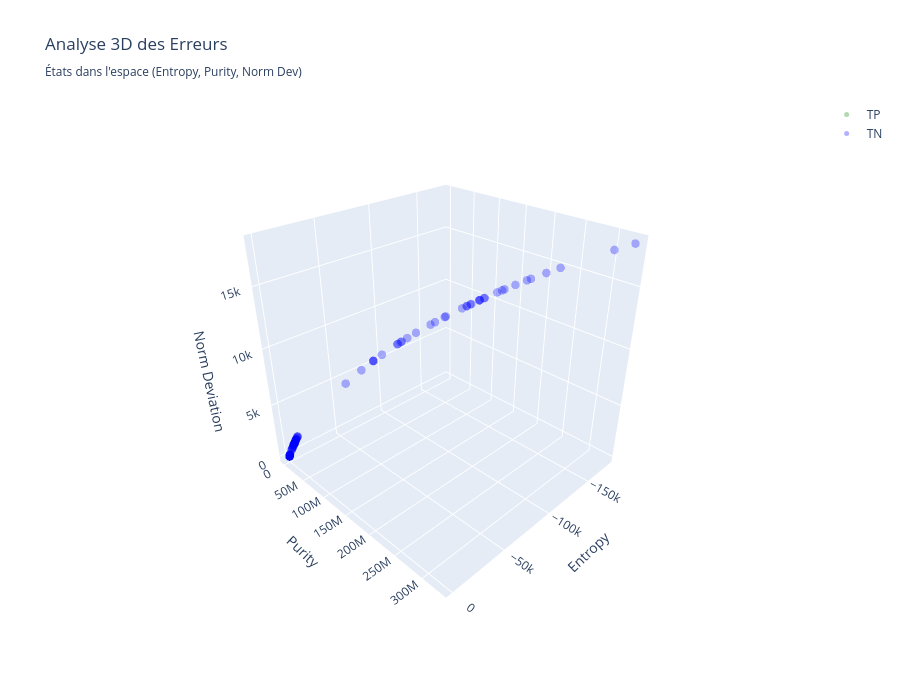

Here is the notebook cell this chart was saved with:
### Code cell
# Visualisation 3D interactive
color_map = {'TP': 'green', 'TN': 'blue', 'FP': 'red', 'FN': 'orange'}

fig = go.Figure()

for pred_type in ['TP', 'TN', 'FP', 'FN']:
    mask = X_test_raw['type'] == pred_type
    if mask.sum() > 0:
        subset = X_test_raw[mask]
        
        fig.add_trace(go.Scatter3d(
            x=subset['entropy'],
            y=subset['purity'],
            z=subset['norm_deviation'],
            mode='markers',
            name=pred_type,
            marker=dict(
                size=5,
                color=color_map[pred_type],
                opacity=0.8 if pred_type in ['FP', 'FN'] else 0.3,
                line=dict(width=2 if pred_type in ['FP', 'FN'] else 0)
            ),
            text=[f"Proba: {p:.3f}" for p in subset['y_proba']],
            hovertemplate="<b>%{fullData.name}</b><br>" +
                          "Entropy: %{x:.3f}<br>" +
                          "Purity: %{y:.3f}<br>" +
                          "Norm Dev: %{z:.3f}<br>" +
                          "%{text}<extra></extra>"
        ))

fig.update_layout(
    title="Analyse 3D des Erreurs<br><sub>États dans l'espace (Entropy, Purity, Norm Dev)</sub>",
    scene=dict(
        xaxis_title='Entropy',
        yaxis_title='Purity',
        zaxis_title='Norm Deviation',
        camera=dict(eye=dict(x=1.5, y=1.5, z=1.2))
    ),
    width=900,
    height=700
)

fig.show()

### Figure 1 — Plotly figure (JSON) as saved in the notebook; plotly's stock layout.template omitted (floating-point values rounded to 4 significant figures; data arrays with more than 128 entries replaced by an {"elided": "..."} marker saying what was removed)
{"data": [{"hovertemplate": "<b>%{fullData.name}</b><br>Entropy: %{x:.3f}<br>Purity: %{y:.3f}<br>Norm Dev: %{z:.3f}<br>%{text}<extra></extra>", "marker": {"color": "green", "line": {"width": 0}, "opacity": 0.3, "size": 5}, "mode": "markers", "name": "TP", "text": {"elided": "1000 str values"}, "type": "scatter3d", "x": {"elided": "1000 float values"}, "y": {"elided": "1000 float values"}, "z": {"elided": "1000 float values"}}, {"hovertemplate": "<b>%{fullData.name}</b><br>Entropy: %{x:.3f}<br>Purity: %{y:.3f}<br>Norm Dev: %{z:.3f}<br>%{text}<extra></extra>", "marker": {"color": "blue", "line": {"width": 0}, "opacity": 0.3, "size": 5}, "mode": "markers", "name": "TN", "text": {"elided": "1000 str values"}, "type": "scatter3d", "x": {"elided": "1000 float values"}, "y": {"elided": "1000 float values"}, "z": {"elided": "1000 float values"}}], "layout": {"height": 700, "scene": {"camera": {"eye": {"x": 1.5, "y": 1.5, "z": 1.2}}, "xaxis": {"title": {"text": "Entropy"}}, "yaxis": {"title": {"text": "Purity"}}, "zaxis": {"title": {"text": "Norm Deviation"}}}, "title": {"text": "Analyse 3D des Erreurs<br><sub>États dans l'espace (Entropy, Purity, Norm Dev)</sub>"}, "width": 900}}
